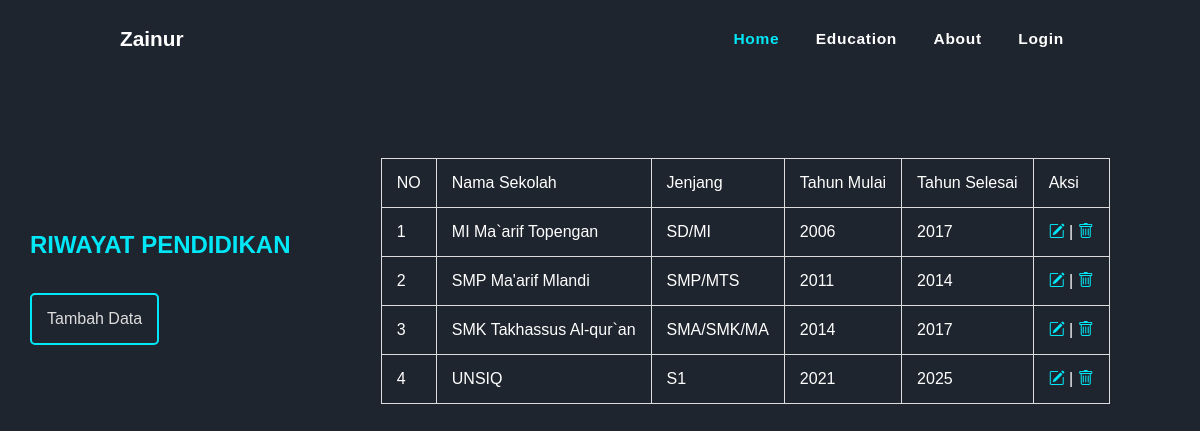
/edu.php, run on the app's committed database.
### tables this page shows
CREATE TABLE `education` (
  `id` int(11) NOT NULL,
  `school_name` varchar(255) DEFAULT NULL,
  `degree` varchar(255) DEFAULT NULL,
  `start_year` int(11) DEFAULT NULL,
  `end_year` int(11) DEFAULT NULL
);

### edu.php (the view, shortened to what this page needs)
<!DOCTYPE html>
<html lang="en">
<head>
    <link rel="stylesheet" href="https://cdn.jsdelivr.net/npm/bootstrap-icons@1.10.5/font/bootstrap-icons.css">
    <link rel="stylesheet" type="text/css" href="style.css">
</head>
<body>
    <?php
        include "nav.php";
        include "koneksi.php";
    ?>
        <div class="main">
            <div class="detail" text-align="center">
                <h1><span style="color:#00E8F8;">RIWAYAT PENDIDIKAN</span></h1>
                <p><a href="add_edu.php"><button type="button">Tambah Data</button></a></p>
            </div>
            <table>
                <tr>
                    <td>NO</td>
                    <td>Nama Sekolah</td>
                    <td>Jenjang</td>
                    <td>Tahun Mulai</td>
                    <td>Tahun Selesai</td>
                    <td>Aksi</td>
                </tr>
                <?php
                $query = mysqli_query($koneksi, "SELECT * FROM education");
                $no=0;
                while($row = mysqli_fetch_array($query)) {
                    $no=$no+1;
                    ?>
            <tr>
                <td><?php echo $no;?></td>
                <td><?php echo $row['school_name'];?></td>
                <td><?php echo $row['degree'];?></td>
                <td><?php echo $row['start_year'];?></td>
                <td><?php echo $row['end_year'];?></td>
                <td>
                    <a href="edit.php?id=<?php echo $row['id']; ?>"><i class="bi bi-pencil-square"></i></a> |
                    <a href="delete.php?id=<?php echo $row['id']; ?>"><i class="bi bi-trash"></i></a></td>
                </tr>
                <?php
            }?>
        </table>
    </div>
</body>
</html>

### nav.php (shortened to what this page needs)
<!DOCTYPE html>
<html>
    <head>
      <link rel="stylesheet" href="https://cdn.jsdelivr.net/npm/bootstrap-icons@1.10.5/font/bootstrap-icons.css">
      <link rel="stylesheet" type="text/css" href="style.css">
</head>
<body>
<header>
        <div class="logo">
            <a href="#">Zainur</a>
        </div>
        <nav>
            <a href="index.php" class="active">Home</a>
            <a href="edu.php">Education</a>
            <a href="tentang.php">About</a>
            <a href="login.php">Login</a>
          </nav>
    </header>
</body>
</html>

### style.css (style rules this page uses)
* { margin: 0; padding: 0; }
body { font-family: 'Poppins', sans-serif; max-height: 100vh; background-color: #1F252E; color: #fff; }
h1 { margin-bottom: 30px; display:inline; }
a { text-decoration: none; color: #00E8F8; }
header { padding: 1.7rem 1rem; background-color: #fff; display: flex; justify-content: space-between; max-width: 80%; margin: auto; align-items: center; background-color: transparent; }
.logo { font-size: 1.3rem; font-weight: 800; }
.logo a { color: #fff; text-decoration: none; }
nav a { color: #fff; text-decoration: none; font-size: .97rem; font-weight: 600; letter-spacing: .7px; padding: 1rem; padding: 0.4rem 1rem; }
nav a.active, nav a:hover { color: #00E8F8; border-radius: 1rem; transition: all.3s ease-in-out; }
.main { display:flex; flex-wrap: wrap; justify-content: space-between; align-items: center; margin: 5rem auto; }
.main h1 { margin-left: 30px; font-size: 2.5rem; font-weight: 600; color: #fff; }
.main p { margin-left: 30px; margin-top: 1rem; font-size: .98rem; color: #fff; text-decoration: none; }
.main button { margin-top: 15px; background-color: transparent; border: #00E8F8 2px solid ; color: #ddd; padding: 15px 15px; text-align: center; text-decoration: none; font-size: 16px; display: inline; border-radius: 5px; }
.main h1 span:nth-child(1) { font-size: 1.5rem; }
table { align-items: center; justify-content: center; margin:auto; table-layout: fixed; border-style:inherit; border: #ddd 1px; border-collapse: collapse; }
tr,td { padding: 15px; text-align: left; border: #ddd 1px solid; }

### data on the page
education: school_name "MI Ma`arif Topengan", degree "SD/MI", start_year "2006", end_year "2017"
education: school_name "SMP Ma'arif Mlandi", degree "SMP/MTS", start_year "2011", end_year "2014"
education: school_name "SMK Takhassus Al-qur`an", degree "SMA/SMK/MA", start_year "2014", end_year "2017"
education: school_name "UNSIQ", degree "S1", start_year "2021", end_year "2025"
